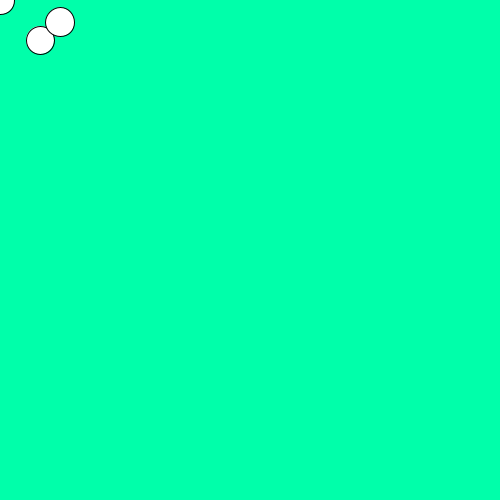
Frame 1 (no input)
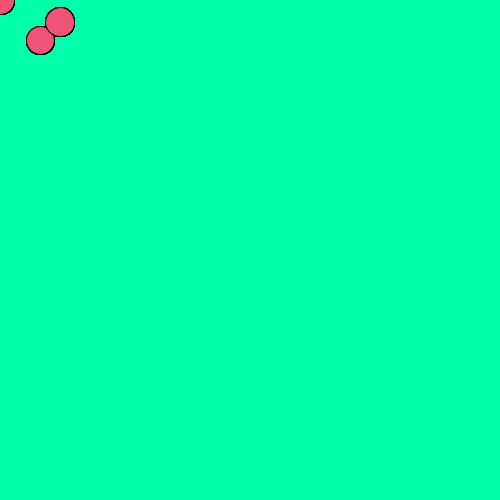
Frame 60 (the mouse pressed at the canvas centre just before this capture)
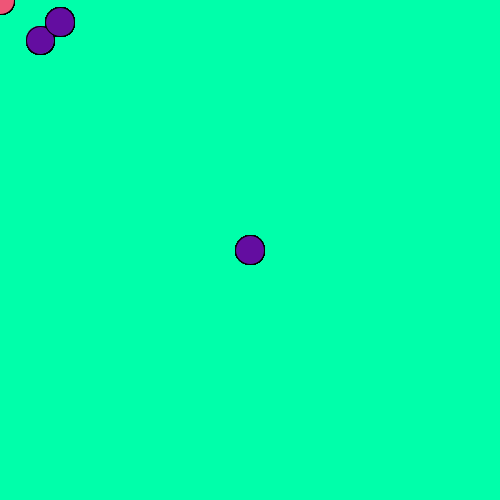
Frame 120 (the mouse held since frame 60 and released just before this capture)

The Processing sketch that drew these frames (run headless with seeded random() and noise(); from frame 60 on, the mouse is pressed at the canvas centre):

// Processing sketch: Vy_Day_2_
// ── Vy_Day_2_.pde
void setup () 
{
  size(500, 500);
  background (0, 255, 170);
} 
void draw ()
{

  ellipse(mouseX, mouseY, 29, 29);
  ellipse (40, 40, 28, 28);
  ellipse (60, 22, 29, 29);
  if (mousePressed)
  {
    fill(random(255),random(255),random(255));
  } else {
    fill(238, 85, 119);
  }
}
